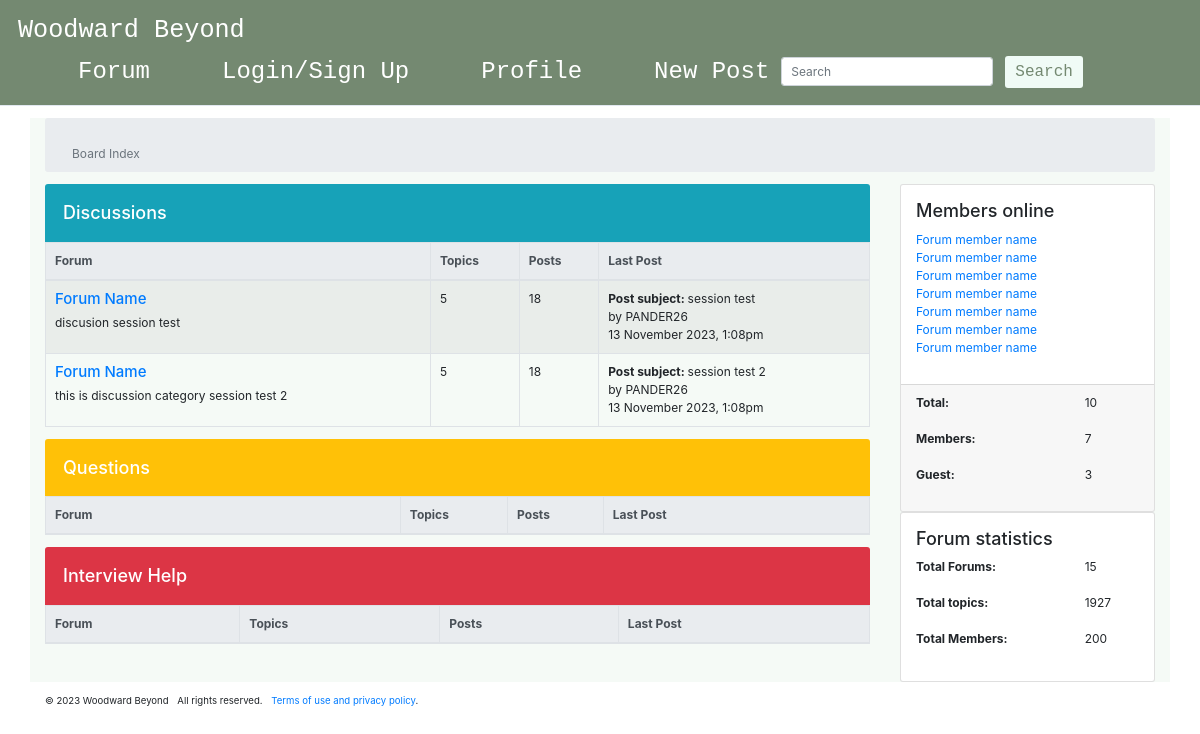
The app's page /index.html, older data.
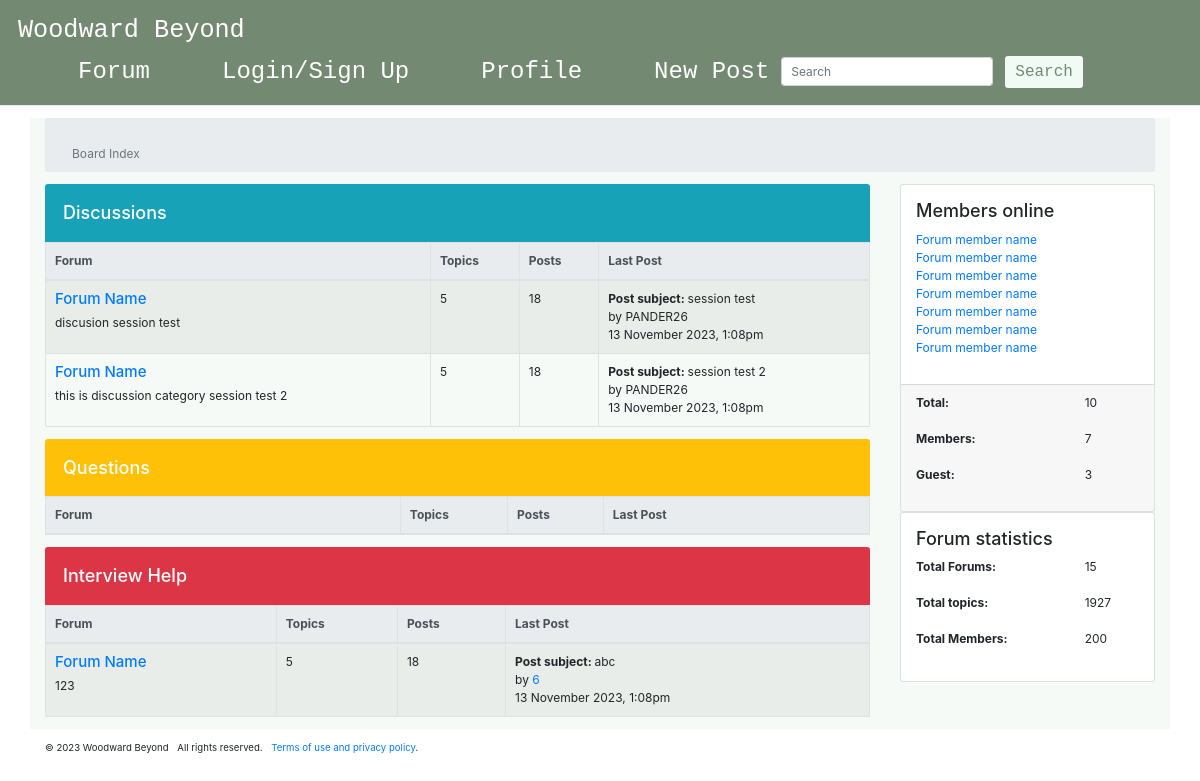
The same page, newer data.
### tables this page shows
CREATE TABLE posts (
            id INTEGER PRIMARY KEY AUTOINCREMENT,
            title TEXT NOT NULL,
            content TEXT NOT NULL
        , category, author_id);

CREATE TABLE users (id int, username text, password text, date TEXT, resume TEXT);

### app.py (the view)
@app.route('/index.html')
def index():
    session['signed_up'] = False
    posts = get_posts()
    return render_template('index.html', items=posts)

### app.py (called while the page is built)
def get_db_connection():
    conn = sqlite3.connect('database/wb.db')
    conn.row_factory = sqlite3.Row
    return conn

def get_posts():
    conn = get_db_connection()
    cursor = conn.cursor()
    cursor.execute('''
        SELECT posts.id, posts.title, posts.content, posts.category, posts.author_id, users.username
        FROM posts
        JOIN users ON posts.author_id = users.id
    ''')
    posts = cursor.fetchall()
    conn.close()
    return posts

### templates/index.html (shortened to what this page needs)
<!DOCTYPE html>
<html lang="en">
<head>
<link rel="stylesheet" href="https://stackpath.bootstrapcdn.com/bootstrap/4.3.1/css/bootstrap.min.css">
</head>
<body>
            {% include 'header.html'%}
    <div class="container my-3 ww-body">
    <nav class="breadcrumb">
        <div class="container mt-4">
            <span class="breadcrumb-item active">Board Index</span>
        </div>
    </nav>
    <div class="row">
        <div class="col-12 col-xl-9">
    <h2 class="h4 text-white bg-info mb-0 p-4 rounded-top">Discussions</h2>
    <table class ="table table-striped table-bordered table-fixed">
        <thead class="thead-light">
            <tr>
                <th scope="col" class="forum-col">Forum</th>
                <th scope="col">Topics</th>
                <th scope="col">Posts</th>
                <th scope="col">Last Post</th>
            </tr>
        </thead>
        <tbody>
            {% for post in items %}
                {% if post['category'] == 'Discussion' %}
                    <tr>
                        <td>
                            <h3 class="h5"><a href="#0">Forum Name</a></h3>
                            <div class="fixed-table-content">
                                <p>{{ post['content'] }} </p>
                            </div>
                        </td>
                        <td>
                            <div>5</div>
                        </td>
                        <td>
                            <div>18</div>
                        </td>
                        <td>
                            <div><span class="font-weight-bold"> Post subject: </span>{{ post['title'] }}</div>
                            <div>by {{ post['username'] }}</div>
                            <div> 13 November 2023, 1:08pm</div>
                        </td>
                    </tr>
                {% endif %}
            {% endfor %}
        </tbody>
    </table>
    <h2 class="h4 text-white bg-warning mb-0 p-4 rounded-top">Questions</h2>
    <table class ="table table-striped table-bordered table-fixed">
        <thead class="thead-light">
            <tr>
                <th scope="col" class="forum-col">Forum</th>
                <th scope="col">Topics</th>
                <th scope="col">Posts</th>
                <th scope="col" class="last-post-col">Last Post</th>
            </tr>
        </thead>
    </table>
    <h2 class="h4 text-white bg-danger mb-0 p-4 rounded-top">Interview Help</h2>
    <table class ="table table-striped table-bordered table-fixed">
        <thead class="thead-light">
            <tr>
                <th scope="col">Forum</th>
                <th scope="col">Topics</th>
                <th scope="col">Posts</th>
                <th scope="col">Last Post</th>
            </tr>
        </thead>
        <tbody>
            {% for post in items %}
                {% if post['category'] == 'Interview Help' %}
                    <tr>
                        <td>
                            <h3 class="h5"><a href="#0">Forum Name</a></h3>
                            <div class="fixed-table-content">
                                <p>{{ post['content'] }} </p>
                            </div>
                        </td>
                        <td>
                            <div>5</div>
                        </td>
                        <td>
                            <div>18</div>
                        </td>
                        <td>
                            <div><span class="font-weight-bold"> Post subject: </span>{{ post['title'] }}</div>
                            <div>by <a href="#0">{{ post['author_id'] }}</a></div>
                            <div> 13 November 2023, 1:08pm</div>
                        </td>
                    </tr>
                {% endif %}
            {% endfor %}
        </tbody>
    </table>
</div>
    <div class="col-12 col-xl-3">
    <aside>
        <div class="row">
        <div class="col-12 col-sm-6 col-xl-12">
        <div class ="card">
            <div class="card-body">
                <h2 class="h4 card-title">Members online</h2>
                <ul class="list-unstyled">
                    <li><a href="#0">Forum member name</a></li>
                    <li><a href="#0">Forum member name</a></li>
                    <li><a href="#0">Forum member name</a></li>
                    <li><a href="#0">Forum member name</a></li>
                    <li><a href="#0">Forum member name</a></li>
                    <li><a href="#0">Forum member name</a></li>
                    <li><a href="#0">Forum member name</a></li>
                </ul>
            </div>
            <div class="card-footer">
                <dl class="row">
                    <dt class="col-8">Total:</dt>
                    <dd class="col-4">10</dd>
                </dl>
                <dl class="row">
                    <dt class="col-8">Members:</dt>
                    <dd class="col-4">7</dd>
                </dl>
                <dl class="row">
                    <dt class="col-8">Guest:</dt>
                    <dd class="col-4">3</dd>
                </dl>
                </div>
            </div>
        </div>
        <div class="col-12 col-sm-6 col-xl-12">
        <div class="card">
            <div class="card-body">
                <h2 class="h4 card-title">Forum statistics</h2>
                <dl class="row">
                    <dt class="col-8">Total Forums:</dt>
                    <dd class="col-4">15</dd>
                </dl>
                <dl class="row">
                    <dt class="col-8">Total topics:</dt>
                    <dd class="col-4">1927</dd>
                </dl>
                <dl class="row">
                    <dt class="col-8">Total Members:</dt>
                    <dd class="col-4">200</dd>
                </dl>
                </div>
            </div>
        </div>
    </aside>
  </div>
 </div>
</div>
<footer class="small">
    <div class="container">
    <ul class="list-inline">
        <li class="list-inline-item">&copy; 2023 Woodward Beyond</li>
        <li class="list-inline-item">All rights reserved.</li>
        <li class="list-inline-item"><a href="#0">Terms of use and privacy policy</a>.</li>
    </ul>
</div>
</footer>
</body>
</html>

### templates/header.html (shortened to what this page needs)
<link
      rel="stylesheet"
      type="text/css"
      href="{{ url_for('static', filename='style.css') }}"
/>
<header class="header">
    <nav class="navbar">
        <a href="#" class="nav-logo">Woodward Beyond</a>
        <ul class="nav-menu">
            <li class="nav-item">
                <a href="index.html" class="navbar-brand">Forum</a>
            </li>
            <li class="nav-item">
                <a href="login.html" class="navbar-brand">Login/Sign Up</a>
            </li>
            <li class="nav-item">
                <a href="profile.html" class="navbar-brand">Profile</a>
            </li>
            <li class="nav-item">
                <a href="new-post.html" class="navbar-brand">New Post</a>
            </li>
            <li>
                <form class="form-inline">
                    <input type="text" class="form-control mr-3 mb-2 mb-sm-0" placeholder="Search">
                    <button type="submit" class="ww-btn btn btn-primary">Search</button>
                </form>
            </li>
        </ul>
    </nav>
</header>

### static/style.css (style rules this page uses)
* { margin: 0; padding: 0; box-sizing: border-box; }
html { font-size: 75%; font-family: 'Roboto', sans-serif; }
li { list-style: none; }
a { text-decoration: none; }
.header { border-bottom: 1px solid #E2E8F0; }
.navbar { display: flex; justify-content: space-between; align-items: center; padding: 1rem 1.5rem; background-color: #748971; }
.nav-menu { display: flex; justify-content: space-between; align-items: center; margin: 0; }
.navbar-brand { font-size: 2rem; font-weight: 500; color: #ffffff; font-family: 'JetBrains Mono', monospace; }
.nav-item { margin-left: 5rem; }
.nav-logo { font-size: 2.1rem; font-weight: 500; color: #ffffff; font-family: 'JetBrains Mono', monospace; }
.ww-btn { background-color: #F0FBF6; border: none; color: #748971; padding: 4px 10px; text-align: center; text-decoration: none; display: inline-block; font-size: 16px; font-family: 'JetBrains Mono', monospace; }

### templates/index.html (style rules this page uses)
.forum-col { min-width: 16em; }
.created-col, .last-post-col { min-width: 12em; }
.ww-body { background-color: #F5FAF6; }
.ww-btn { background-color: #D0E1D4; }

Row changes from the older to the newer data that the page shows:
added posts: content "123", title "abc", author_id "6", shown under "Interview Help"
